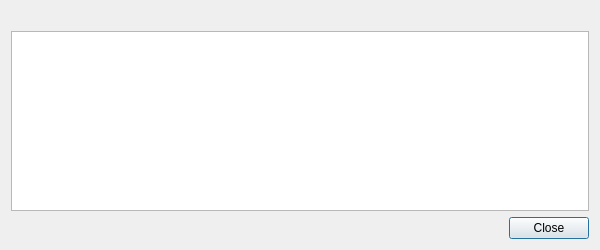
<ui version="4.0" >
 <class>UnittestStacktraceDialog</class>
 <widget class="QDialog" name="UnittestStacktraceDialog" >
  <property name="geometry" >
   <rect>
    <x>0</x>
    <y>0</y>
    <width>600</width>
    <height>250</height>
   </rect>
  </property>
  <layout class="QVBoxLayout" >
   <item>
    <widget class="QLabel" name="testLabel" />
   </item>
   <item>
    <widget class="QTextEdit" name="traceback" >
     <property name="readOnly" >
      <bool>true</bool>
     </property>
     <property name="acceptRichText" >
      <bool>false</bool>
     </property>
    </widget>
   </item>
   <item>
    <widget class="QDialogButtonBox" name="buttonBox" >
     <property name="orientation" >
      <enum>Qt::Horizontal</enum>
     </property>
     <property name="standardButtons" >
      <set>QDialogButtonBox::Close</set>
     </property>
    </widget>
   </item>
  </layout>
 </widget>
 <resources/>
 <connections>
  <connection>
   <sender>buttonBox</sender>
   <signal>accepted()</signal>
   <receiver>UnittestStacktraceDialog</receiver>
   <slot>accept()</slot>
   <hints>
    <hint type="sourcelabel" >
     <x>33</x>
     <y>235</y>
    </hint>
    <hint type="destinationlabel" >
     <x>33</x>
     <y>249</y>
    </hint>
   </hints>
  </connection>
  <connection>
   <sender>buttonBox</sender>
   <signal>rejected()</signal>
   <receiver>UnittestStacktraceDialog</receiver>
   <slot>reject()</slot>
   <hints>
    <hint type="sourcelabel" >
     <x>94</x>
     <y>226</y>
    </hint>
    <hint type="destinationlabel" >
     <x>95</x>
     <y>249</y>
    </hint>
   </hints>
  </connection>
 </connections>
</ui>
